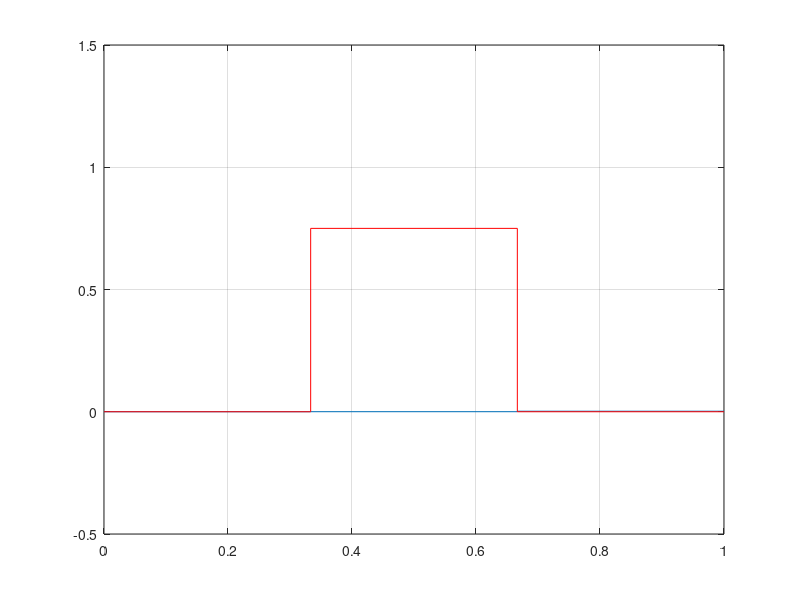

This figure's MATLAB source:

clear all;
close all;

% Number of points
Nx = 3;
x = linspace(0,1,Nx+1);
 dx = 1/Nx;
% Calculate midpoint values of x in each control volume
xmid = 0.5*(x(1:Nx) + x(2:Nx+1));
 % Set velocity
u = 2;

 % Set final time
tfinal = 1;

 % Set timestep
 CFL = 0.5;
 dt = CFL*dx/abs(u);

 % Set initial condition to 
 % Note: technically, we should average the initial
 % distribution in each cell but I chose to just set
 % the value of U in each control volume to the midpoint
 % value of U0.
 T = 0.75*exp(-((xmid-0.5)/0.1).^2)';
 t = 0;

 % Loop until t > tfinal
 while (t < tfinal)
     Ubc = [T(1); T; T(Nx)]; % This enforces the periodic bc

 % Calculate the flux at each interface
 F = 0.5* u *( Ubc(2:Nx+2) + Ubc(1:Nx+1)) ...
 - 0.5*abs(u)*( Ubc(2:Nx+2) - Ubc(1:Nx+1));

 % Calculate residual in each cell
 R = F(2:Nx+1) - F(1:Nx);

 % Forward Euler step
 T = T - (dt/dx)*R;

 % Increment time
 t = t + dt;

 % Plot current solution
 stairs(x,[T; T(Nx)]);
 axis([0, 1, -0.5, 1.5]);
 grid on;
 drawnow;
 end


 % overlay exact solution
 T = 0.75*exp(-((xmid-0.5)/0.1).^2)';
 hold on;
 stairs(x,[T; T(Nx)], 'r-');